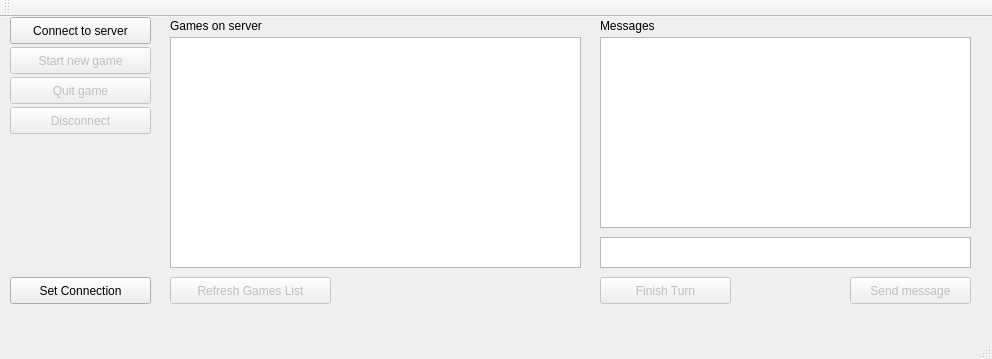
<?xml version="1.0" encoding="UTF-8"?>
<ui version="4.0">
 <class>MainWindow</class>
 <widget class="QMainWindow" name="MainWindow">
  <property name="geometry">
   <rect>
    <x>0</x>
    <y>0</y>
    <width>992</width>
    <height>359</height>
   </rect>
  </property>
  <property name="windowTitle">
   <string>MainWindow</string>
  </property>
  <widget class="QWidget" name="centralWidget">
   <widget class="QPushButton" name="pushButton">
    <property name="geometry">
     <rect>
      <x>10</x>
      <y>0</y>
      <width>141</width>
      <height>27</height>
     </rect>
    </property>
    <property name="text">
     <string>Connect to server</string>
    </property>
   </widget>
   <widget class="QPushButton" name="pushButtonNewGame">
    <property name="enabled">
     <bool>false</bool>
    </property>
    <property name="geometry">
     <rect>
      <x>10</x>
      <y>30</y>
      <width>141</width>
      <height>27</height>
     </rect>
    </property>
    <property name="text">
     <string>Start new game</string>
    </property>
   </widget>
   <widget class="QPushButton" name="pushButtonQuitGame">
    <property name="enabled">
     <bool>false</bool>
    </property>
    <property name="geometry">
     <rect>
      <x>10</x>
      <y>60</y>
      <width>141</width>
      <height>27</height>
     </rect>
    </property>
    <property name="text">
     <string>Quit game</string>
    </property>
   </widget>
   <widget class="QPushButton" name="pushButtonDisconnect">
    <property name="enabled">
     <bool>false</bool>
    </property>
    <property name="geometry">
     <rect>
      <x>10</x>
      <y>90</y>
      <width>141</width>
      <height>27</height>
     </rect>
    </property>
    <property name="text">
     <string>Disconnect</string>
    </property>
   </widget>
   <widget class="QLabel" name="label">
    <property name="geometry">
     <rect>
      <x>170</x>
      <y>0</y>
      <width>131</width>
      <height>17</height>
     </rect>
    </property>
    <property name="text">
     <string>Games on server</string>
    </property>
   </widget>
   <widget class="QLabel" name="label_3">
    <property name="geometry">
     <rect>
      <x>600</x>
      <y>0</y>
      <width>67</width>
      <height>17</height>
     </rect>
    </property>
    <property name="text">
     <string>Messages</string>
    </property>
   </widget>
   <widget class="QTextEdit" name="textEdit">
    <property name="geometry">
     <rect>
      <x>600</x>
      <y>220</y>
      <width>371</width>
      <height>31</height>
     </rect>
    </property>
   </widget>
   <widget class="QPushButton" name="pushButtonSendMsg">
    <property name="enabled">
     <bool>false</bool>
    </property>
    <property name="geometry">
     <rect>
      <x>850</x>
      <y>260</y>
      <width>121</width>
      <height>27</height>
     </rect>
    </property>
    <property name="text">
     <string>Send message</string>
    </property>
   </widget>
   <widget class="QListWidget" name="listWidgetMessages">
    <property name="geometry">
     <rect>
      <x>600</x>
      <y>20</y>
      <width>371</width>
      <height>191</height>
     </rect>
    </property>
   </widget>
   <widget class="QListWidget" name="listWidgetGames">
    <property name="geometry">
     <rect>
      <x>170</x>
      <y>20</y>
      <width>411</width>
      <height>231</height>
     </rect>
    </property>
   </widget>
   <widget class="QPushButton" name="pushButtonFinishTurn">
    <property name="enabled">
     <bool>false</bool>
    </property>
    <property name="geometry">
     <rect>
      <x>600</x>
      <y>260</y>
      <width>131</width>
      <height>27</height>
     </rect>
    </property>
    <property name="text">
     <string>Finish Turn</string>
    </property>
   </widget>
   <widget class="QPushButton" name="pushButtonRefreshGamesList">
    <property name="enabled">
     <bool>false</bool>
    </property>
    <property name="geometry">
     <rect>
      <x>170</x>
      <y>260</y>
      <width>161</width>
      <height>27</height>
     </rect>
    </property>
    <property name="text">
     <string>Refresh Games List</string>
    </property>
   </widget>
   <widget class="QPushButton" name="pushButton_2">
    <property name="geometry">
     <rect>
      <x>10</x>
      <y>260</y>
      <width>141</width>
      <height>27</height>
     </rect>
    </property>
    <property name="text">
     <string>Set Connection</string>
    </property>
   </widget>
  </widget>
  <widget class="QMenuBar" name="menuBar">
   <property name="geometry">
    <rect>
     <x>0</x>
     <y>0</y>
     <width>992</width>
     <height>25</height>
    </rect>
   </property>
  </widget>
  <widget class="QToolBar" name="mainToolBar">
   <attribute name="toolBarArea">
    <enum>TopToolBarArea</enum>
   </attribute>
   <attribute name="toolBarBreak">
    <bool>false</bool>
   </attribute>
  </widget>
  <widget class="QStatusBar" name="statusBar"/>
 </widget>
 <layoutdefault spacing="6" margin="11"/>
 <resources/>
 <connections/>
</ui>
